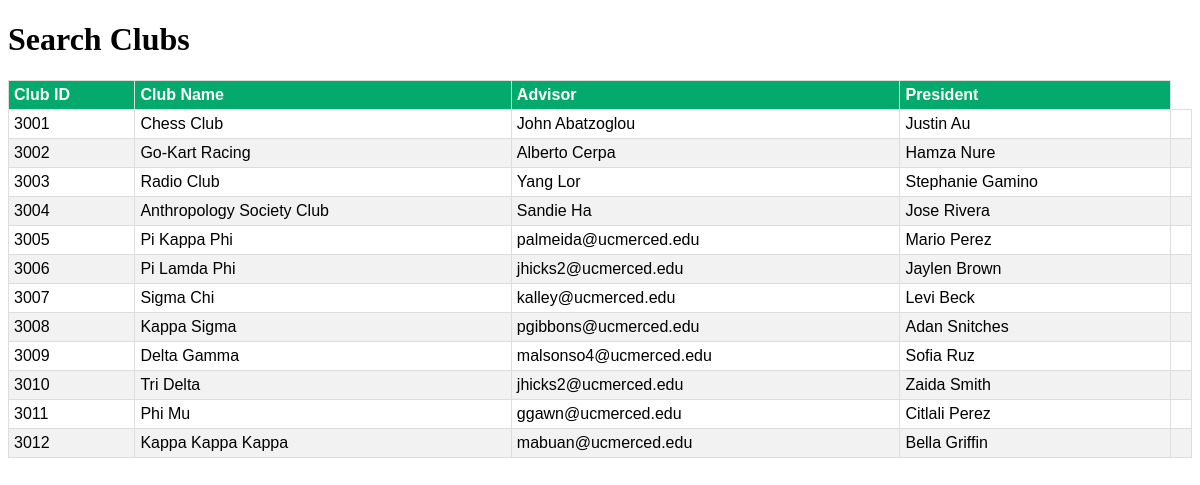
The app's page /search_club.php, older data.
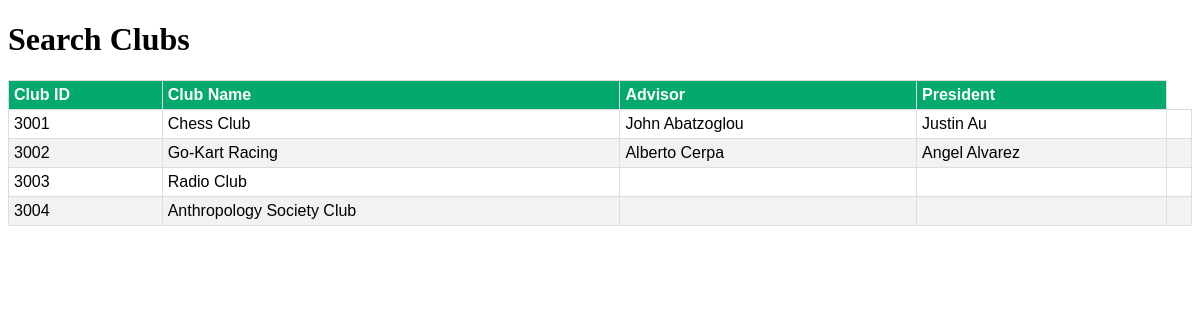
The same page, newer data.
### tables this page shows
CREATE TABLE clubs (
    id decimal(10,0) not null,
    name varchar(50) not null,
    advisor varchar(50),
    president varchar(50)
);

### search_club.php (the view, shortened to what this page needs)
<?php
include("connection.php");
?>
<!DOCTYPE html>
<html>
	</head>
	<body>
		<h1>
			Search Clubs
		</h1>
		<table>
			<tr>
			<th>Club ID</th>
			<th>Club Name</th>
            <th>Advisor</th>
			<th>President</th>
			<tr>
				<?php
                        $search= $_POST['search'];
                        $sql = "SELECT * FROM  `clubs` WHERE name LIKE '%$search%' OR id = '$search'";
                        $query = mysqli_query($conn, $sql);
                        while ($row = mysqli_fetch_array($query)){
                            $id = $row['id'];
                            $name = $row['name'];
                            $advisor = $row['advisor'];
                            $president = $row['president'];
                            echo "<tr><td>" .$id. "</td><td>" .$name. "</td><td>"  .$advisor. "</td><td>"  .$president."</td><td></td></tr>";
                        }
				?>
			</tr>
		</table>
	</body>
</html>

Row changes from the older to the newer data that the page shows:
removed clubs: id "3005", name "Pi Kappa Phi", advisor "palmeida@ucmerced.edu", president "Mario Perez"
removed clubs: id "3006", name "Pi Lamda Phi", advisor "jhicks2@ucmerced.edu", president "Jaylen Brown"
removed clubs: id "3007", name "Sigma Chi", advisor "kalley@ucmerced.edu", president "Levi Beck"
removed clubs: id "3008", name "Kappa Sigma", advisor "pgibbons@ucmerced.edu", president "Adan Snitches"
removed clubs: id "3009", name "Delta Gamma", advisor "malsonso4@ucmerced.edu", president "Sofia Ruz"
removed clubs: id "3010", name "Tri Delta", advisor "jhicks2@ucmerced.edu", president "Zaida Smith"
removed clubs: id "3011", name "Phi Mu", advisor "ggawn@ucmerced.edu", president "Citlali Perez"
removed clubs: id "3012", name "Kappa Kappa Kappa", advisor "mabuan@ucmerced.edu", president "Bella Griffin"
changed clubs "Go-Kart Racing": president "Hamza Nure" → "Angel Alvarez"
changed clubs "Radio Club": advisor "Yang Lor" → (not shown); president "Stephanie Gamino" → (not shown)
changed clubs "Anthropology Society Club": advisor "Sandie Ha" → (not shown); president "Jose Rivera" → (not shown)
